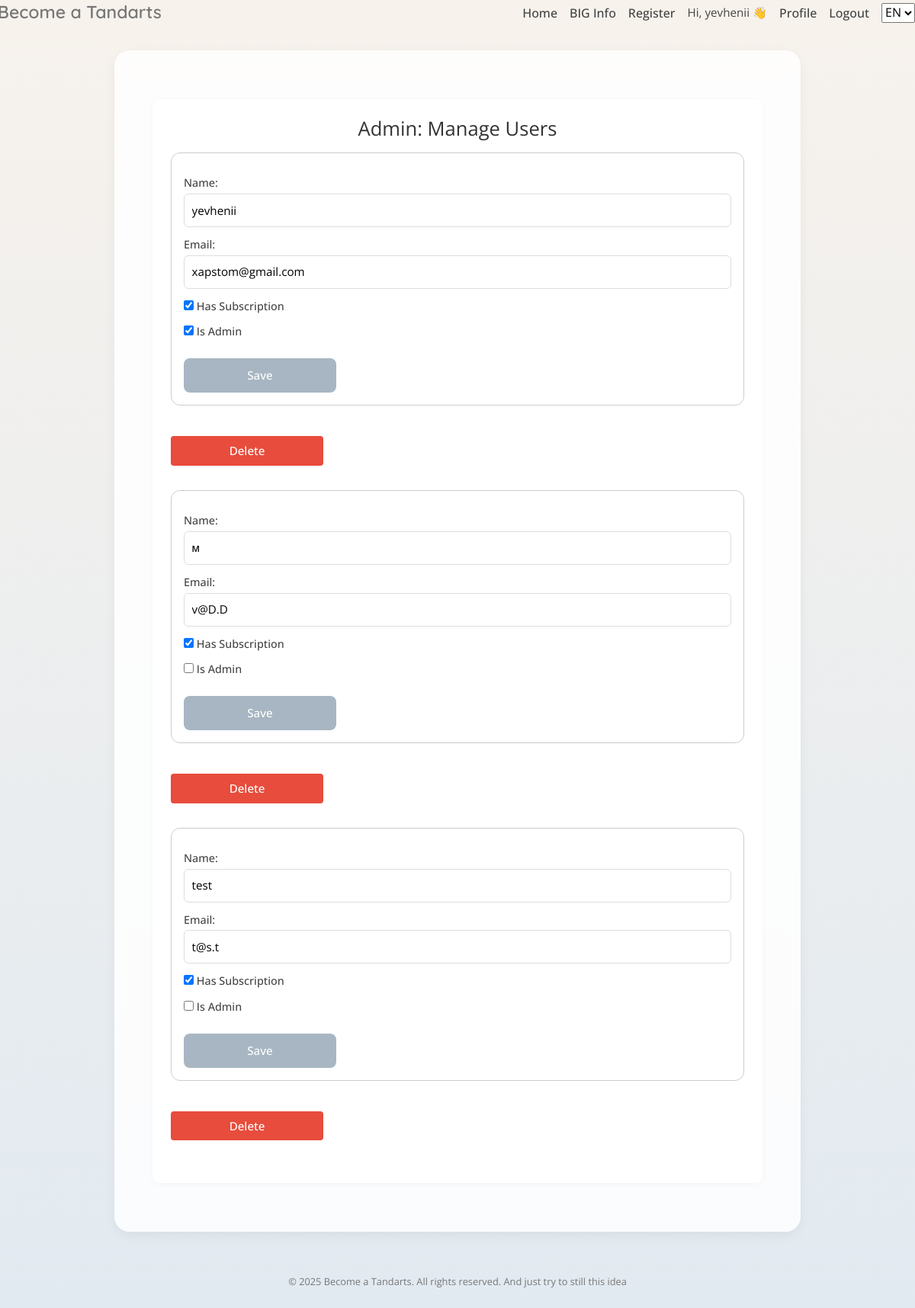
The app's page /admin/users (signed in) with its own data.
### models.py (models this page shows)
class User(db.Model):
    id = db.Column(db.Integer, primary_key=True)
    name = db.Column(db.String(150), nullable=False)
    email = db.Column(db.String(150), unique=True, nullable=False)
    password = db.Column(db.String(200), nullable=False)
    has_subscription = db.Column(db.Boolean, default=False)
    is_admin = db.Column(db.Boolean, default=False)
    registered_at = db.Column(db.DateTime, default=datetime.utcnow)

### routes/admin_routes.py (the view, shortened to what this page needs)
@admin_bp.route("/admin/users", methods=["GET", "POST"])
def admin_users():
    if not session.get("user_id"):
        return redirect(url_for("auth_bp.login", lang=request.args.get("lang", "en")))
    user = User.query.get(session["user_id"])
    if not user.is_admin:
        return redirect(url_for("main_bp.profile", lang=request.args.get("lang", "en")))
    users = User.query.order_by(User.id).all()
    return render_template("admin/users.html", users=users, current_user=user, lang=request.args.get("lang", "en"))

### app.py (called while the page is built)
@app.before_request
def debug_requests():
    print("🔍 Запрос на маршрут:", request.path)

@app.context_processor
def inject_globals():
    lang = request.args.get("lang", "en")
    return dict(lang=lang, session=session)

### templates/admin/users.html (shortened to what this page needs)
{% extends "base.html" %}
{% block content %}
  <div class="form-container" style="max-width: 800px;">
    <h1>Admin: Manage Users</h1>
    {% for user in users %}
      <form method="post" class="user-edit-form" style="border: 1px solid #ccc; padding: 1rem; margin-bottom: 1rem; border-radius: 12px;">
        <label>Name:</label>
        <input type="text" name="name" value="{{ user.name }}">
        <label>Email:</label>
        <input type="email" name="email" value="{{ user.email }}">
        <label>
          <input type="checkbox" name="has_subscription" {% if user.has_subscription %}checked{% endif %}>
          Has Subscription
        </label>
        <label>
          <input type="checkbox" name="is_admin" {% if user.is_admin %}checked{% endif %}>
          Is Admin
        </label>
        <button type="submit" name="action" value="save">Save</button>
      </form>
      <form method="post" action="{{ url_for('admin_bp.delete_user', user_id=user.id, lang=lang) }}" onsubmit="return confirm('Are you sure you want to delete this user?')" style="margin-bottom: 2rem;">
        <button type="submit" style="background-color: #e74c3c; color: white; border: none; padding: 0.5rem 1rem; border-radius: 4px; cursor: pointer;">Delete</button>
      </form>
    {% endfor %}
  </div>
{% endblock %}

### templates/_header.html (shortened to what this page needs)
<header style="display: flex; justify-content: space-between; align-items: center; margin-bottom: 2rem;">
  <div class="brand-text">Become a Tandarts</div>
  <nav style="flex-grow: 1; display: flex; justify-content: flex-end; align-items: center; gap: 1rem;">
    <a href="{{ url_for('main_bp.index', lang=lang) }}">Home</a>
    <a href="{{ url_for('main_bp.big_info', lang=lang) }}">BIG Info</a>
    <a href="{{ url_for('auth_bp.register', lang=lang) }}">Register</a>
    {% if session.user_id %}
    <span style="font-size: 0.95rem; color: #444;">Hi, {{ session.user_name }} 👋</span>
    <a href="{{ url_for('main_bp.profile', lang=lang) }}">Profile</a>
    <a href="{{ url_for('auth_bp.logout', lang=lang) }}">Logout</a>
    {% else %}
    <a href="{{ url_for('auth_bp.login', lang=lang) }}">Login</a>
    {% endif %}
    <select class="lang-switch">
      <option value="en" {% if lang == 'en' %}selected{% endif %}>EN</option>
    </select>
  </nav>
</header>

### static/style.css (style rules this page uses)
body { margin: 0; font-family: 'Open Sans', sans-serif; background: linear-gradient(to bottom, #f7f2ec, #e2eaf1); color: #2a2a2a; }
nav a { color: #444 !important; text-decoration: none; font-weight: 500; transition: color 0.2s ease-in-out; }
.brand-text { font-family: 'Quicksand', sans-serif; font-weight: 600; font-size: 1.4rem; color: #444; transition: all 0.3s ease; cursor: default; }
.form-container { max-width: 360px; margin: 2rem auto; padding: 1.5rem; background-color: rgba(255, 255, 255, 0.85); border-radius: 10px; box-shadow: 0 2px 8px rgba(0, 0, 0, 0.03); text-align: left; }
.form-container h1 { text-align: center; margin-bottom: 1rem; font-weight: 400; font-size: 1.6rem; color: #333; }
form label { display: block; margin-top: 0.75rem; font-weight: 500; font-size: 0.9rem; color: #444; }
form input[type="text"], form input[type="password"], form input[type="email"] { width: 100%; padding: 0.6rem; border: 1px solid #ddd; border-radius: 6px; margin-top: 0.2rem; font-size: 0.95rem; box-sizing: border-box; }
form button { margin-top: 1.5rem; max-width: 200px; width: 100%; padding: 0.7rem 1.2rem; background: #a7b6c2; color: white; border: none; border-radius: 8px; font-weight: 500; font-size: 0.95rem; cursor: pointer; transition: background 0.3s; align-self: center; }

### records on screen
User: user_name "yevhenii", name "yevhenii", email "xapstom@gmail.com", has_subscription "☑", is_admin "☑"
User: name "м", email "v@D.D", has_subscription "☑"
User: name "test", email "t@s.t", has_subscription "☑"
